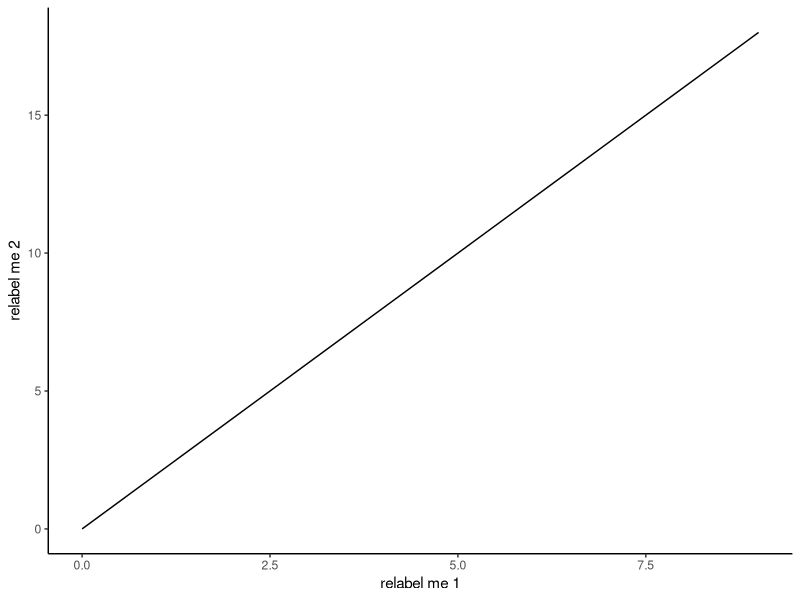
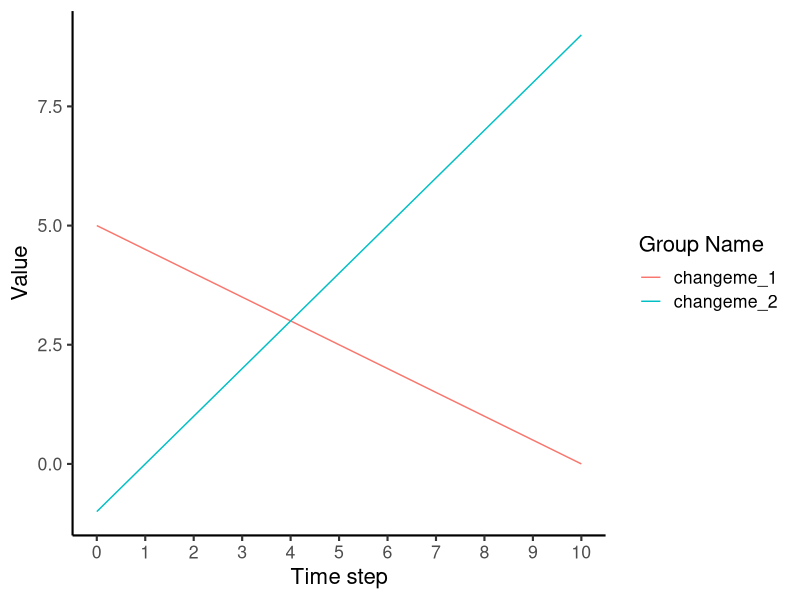
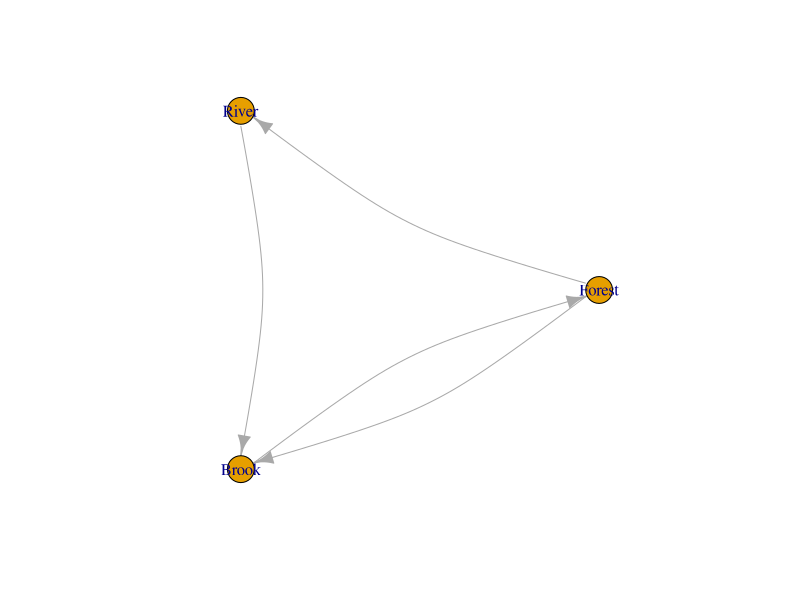
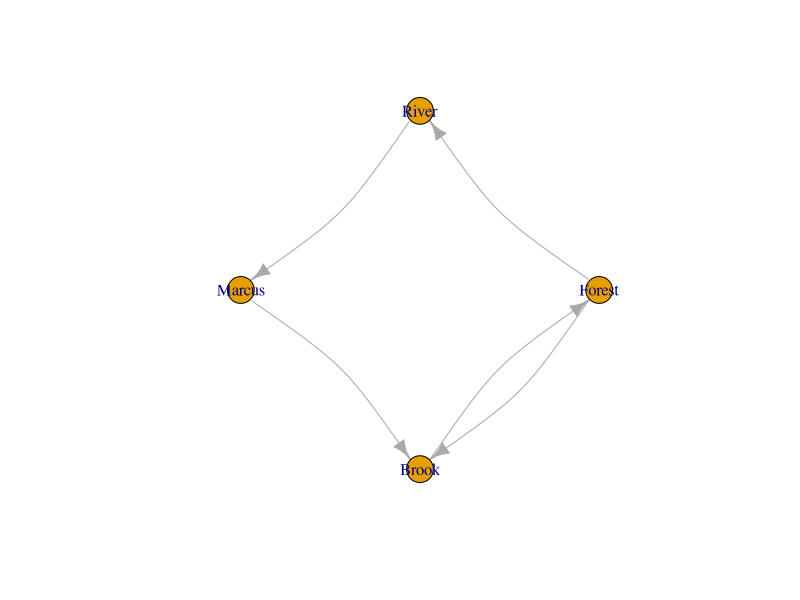
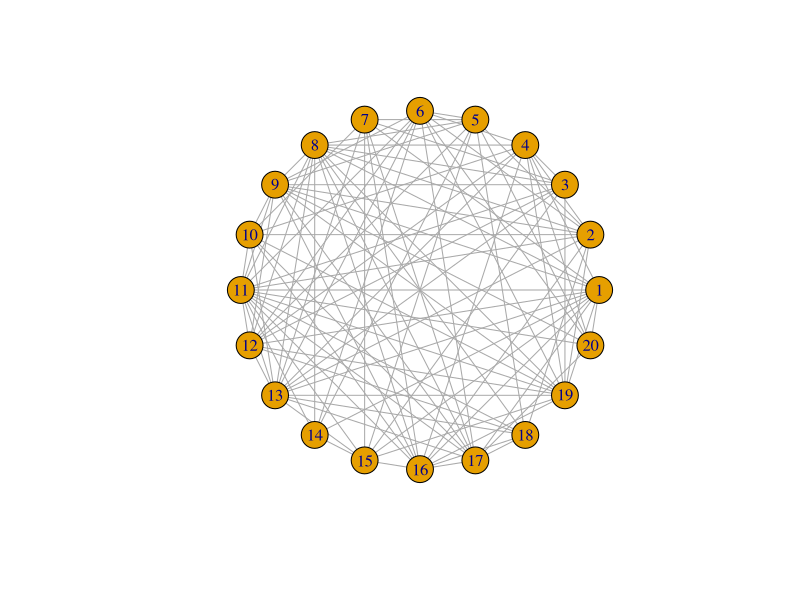
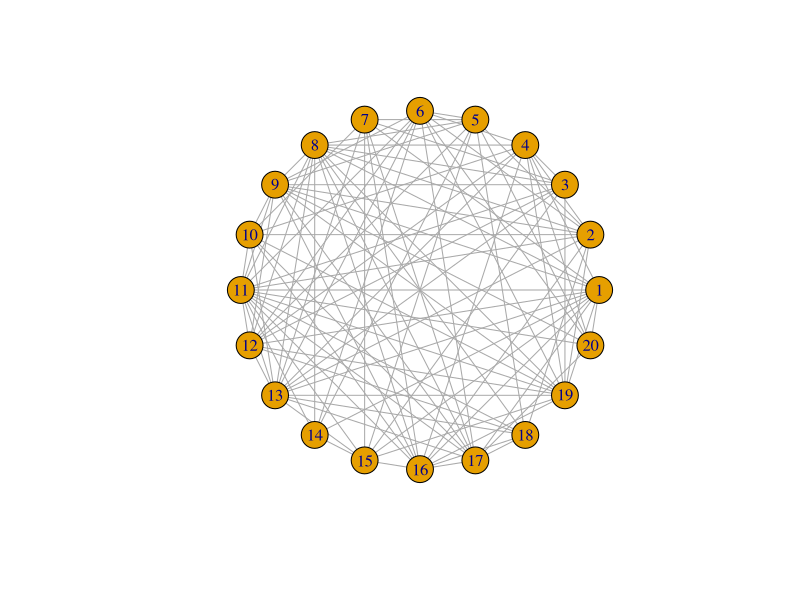
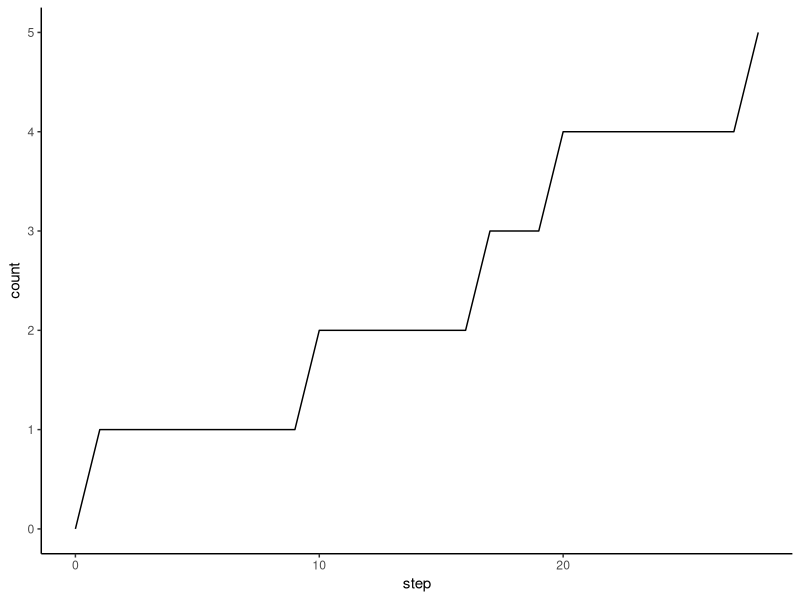

Write the R code that produced these figures, in order.
## ---- chunk 1
hello_world <- function(N = 5) {
  for (ii in 1:N) {
    print(ii)
  }
  
  print("hello, world!")
}

hello_world()
## ---- chunk 2
#| echo: true
#| 
library(ggplot2)
library(tibble)

hello_world_plot <- function(n_steps = 10, start_t = 0, dt = 1, slope = -1) {

  # Local function that is only available in hello_world_plot.
  y <- function(t, a = 2) {
      a * t 
  }

  # Create time step sequence given parameters passed to this function.
  t <- seq(from=start_t, by=dt, length.out=n_steps)

  # Create fake data table (i.e., a "tibble" from the tibble library).
  fake_data <- tibble(y = y(t), t = t)

  # Plot the fake data.
  ggplot(fake_data, aes(x=t, y=y)) + 
      geom_line() + 
      xlab("relabel me 1") + 
      ylab("relabel me 2") + 
      theme_classic()
}
## ---- chunk 3
#| fig-width: 5.5
#| fig-height: 3
hello_world_plot()
## ---- chunk 4
hello_world_grouped <- function(grp_name_1 = "Hello", grp_name_2 = "World", intercept_1 = 5, slope_1 = -0.5, intercept_2 = -1, slope_2 = 1) {
  
  t_single <- rep(seq(from=0, to=10, by=1))
  t <- rep(t_single, 2)
  
  val <- c(intercept_1 + (slope_1 * t_single), 
                   intercept_2 + (slope_2 * t_single))   
  # print(length(t))
  # print(length(val))
  
  fake_data_2 <-
    tibble(
      grp = c(rep("changeme_1", 11), rep("changeme_2", 11)),
      t = t,
      val = val
    )
  ggplot(fake_data_2, aes(x=t, y=val, color=grp)) +
    geom_line() +
    scale_x_continuous(breaks = 0:10) +
    guides(color = guide_legend(title = "Group Name")) +
    xlab("Time step") +
    ylab("Value") +
    theme_classic(base_size = 16)
  # print(fake_data_2)
}
hello_world_grouped()
## ---- chunk 5
#| fig-label: fig-social-triangle
library(igraph)
socnet <- make_graph(~ Forest-+River-+Brook++Forest)
plot(socnet, layout = layout_in_circle(socnet), edge.curved=0.2)
## ---- chunk 6
#| fig-label: fig-social-triangle
library(igraph)
socnet <- make_graph(~ Forest-+River-+Marcus-+Brook++Forest)
plot(socnet, layout = layout_in_circle(socnet), edge.curved=0.2)
## ---- chunk 7
# Your code here! Copy, paste, and modify the above code block to make a social influence square with 
## ---- chunk 8
# Your code here! Copy, paste, and modify the above code block to make a social influence hexagon, including an additional dyad with bi-directional influence.
## ---- chunk 9
library(igraph)
net <- sample_gnp(n=20, p=0.5)
plot(net, layout = layout_in_circle(net))
## ---- chunk 10
library(igraph)
# net <- ???    <= Your Code Here!
plot(net, layout = layout_in_circle(net))
## ---- chunk 11
library(purrr)
library(tibble)
library(dplyr)

run_influencer_model <- function(N=5, adopt_rate = 0.2, t_max = 1000) {
  
  # Initialize influenced individuals' traits, time step, and ids.
  prev_adopted_A <- rep(FALSE, N)
  tbl_ret <- tibble(agent_id = 1:N, 
                    step = rep(0, N),
                    adopted_A = prev_adopted_A
                    )
  # Initialize fixated to be FALSE, since at t=0 no influenced agents have adopted A
  fixated <- FALSE
  t <- 1
  while (!fixated || (t > t_max)) {
    # Probabilistically update adopted_A to be TRUE with probability adopt_rate (α)
    new_adopted_A <- 
      prev_adopted_A %>%
        map_vec(\(adopted) { ifelse(adopted, TRUE, runif(1) < adopt_rate) })

    prev_adopted_A <- new_adopted_A

    # The influenced have fixated if all have adopted A
    fixated <- all(new_adopted_A)

    # print(new_adopted_A)
    # print(fixated)
    
    new_tstep <- tibble(agent_id = 1:N,
                        step = rep(t, N),
                        adopted_A = new_adopted_A)

    tbl_ret <- rbind(tbl_ret, new_tstep)
    
    t <- t + 1
  }

  return (tbl_ret)
}

# Set up and run influencer model for N = 5.
N <- 5
adopt_rate <- 0.1
tbl_out_5 <- run_influencer_model(N, adopt_rate)

# Plot counts over time using group_by and summarise functions.
count_series <- tbl_out_5 %>% group_by(step) %>% summarise(count = sum(adopted_A))
ggplot(count_series, aes(x=step, y=count)) + geom_line() + theme_classic()
